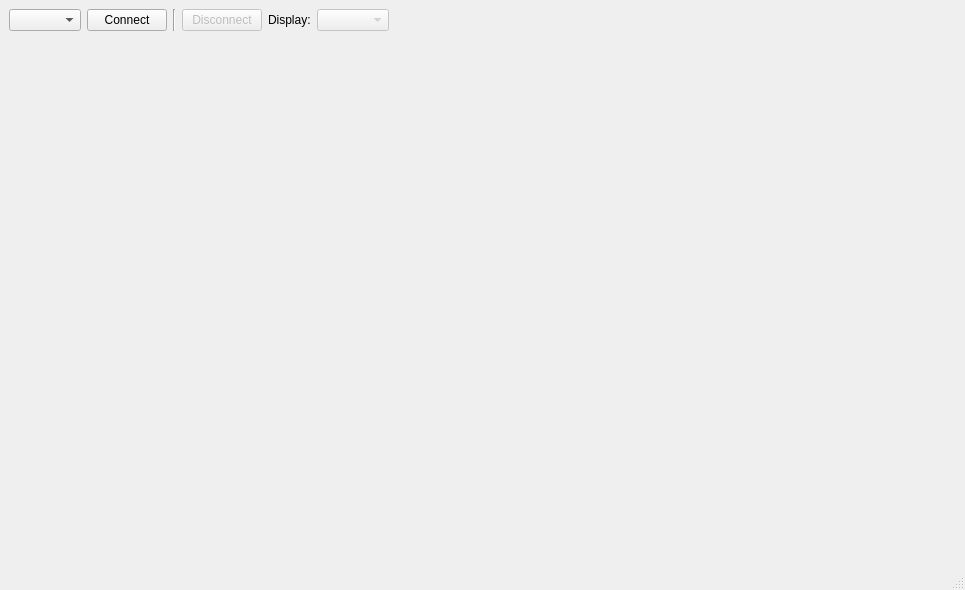
<?xml version="1.0" encoding="UTF-8"?>
<ui version="4.0">
 <class>MainWindow</class>
 <widget class="QMainWindow" name="MainWindow">
  <property name="geometry">
   <rect>
    <x>0</x>
    <y>0</y>
    <width>965</width>
    <height>590</height>
   </rect>
  </property>
  <property name="windowTitle">
   <string>MainWindow</string>
  </property>
  <widget class="QWidget" name="centralwidget">
   <property name="sizePolicy">
    <sizepolicy hsizetype="Preferred" vsizetype="Preferred">
     <horstretch>0</horstretch>
     <verstretch>0</verstretch>
    </sizepolicy>
   </property>
   <layout class="QVBoxLayout" name="verticalLayout">
    <item>
     <layout class="QHBoxLayout" name="horizontalLayout">
      <property name="sizeConstraint">
       <enum>QLayout::SetDefaultConstraint</enum>
      </property>
      <item>
       <widget class="QComboBox" name="cameraSelector"/>
      </item>
      <item>
       <widget class="QPushButton" name="connectButton">
        <property name="text">
         <string>Connect</string>
        </property>
       </widget>
      </item>
      <item>
       <widget class="Line" name="line">
        <property name="orientation">
         <enum>Qt::Vertical</enum>
        </property>
       </widget>
      </item>
      <item>
       <widget class="QPushButton" name="disconnectButton">
        <property name="enabled">
         <bool>false</bool>
        </property>
        <property name="text">
         <string>Disconnect</string>
        </property>
       </widget>
      </item>
      <item>
       <widget class="QLabel" name="label">
        <property name="text">
         <string>Display:</string>
        </property>
       </widget>
      </item>
      <item>
       <widget class="QComboBox" name="displaySelector">
        <property name="enabled">
         <bool>false</bool>
        </property>
       </widget>
      </item>
      <item>
       <spacer name="horizontalSpacer">
        <property name="orientation">
         <enum>Qt::Horizontal</enum>
        </property>
        <property name="sizeHint" stdset="0">
         <size>
          <width>40</width>
          <height>20</height>
         </size>
        </property>
       </spacer>
      </item>
     </layout>
    </item>
    <item>
     <layout class="QGridLayout" name="gridLayout">
      <item row="0" column="1">
       <spacer name="horizontalSpacer_2">
        <property name="orientation">
         <enum>Qt::Horizontal</enum>
        </property>
        <property name="sizeHint" stdset="0">
         <size>
          <width>40</width>
          <height>20</height>
         </size>
        </property>
       </spacer>
      </item>
      <item row="0" column="0">
       <widget class="ImageViewer" name="imageViewer" native="true">
        <property name="sizePolicy">
         <sizepolicy hsizetype="Preferred" vsizetype="Preferred">
          <horstretch>0</horstretch>
          <verstretch>0</verstretch>
         </sizepolicy>
        </property>
        <property name="minimumSize">
         <size>
          <width>100</width>
          <height>100</height>
         </size>
        </property>
       </widget>
      </item>
      <item row="1" column="0">
       <spacer name="verticalSpacer">
        <property name="orientation">
         <enum>Qt::Vertical</enum>
        </property>
        <property name="sizeHint" stdset="0">
         <size>
          <width>20</width>
          <height>40</height>
         </size>
        </property>
       </spacer>
      </item>
     </layout>
    </item>
   </layout>
  </widget>
  <widget class="QMenuBar" name="menubar">
   <property name="geometry">
    <rect>
     <x>0</x>
     <y>0</y>
     <width>965</width>
     <height>20</height>
    </rect>
   </property>
  </widget>
  <widget class="QStatusBar" name="statusbar"/>
 </widget>
 <customwidgets>
  <customwidget>
   <class>ImageViewer</class>
   <extends>QWidget</extends>
   <header>imageviewer.h</header>
   <container>1</container>
  </customwidget>
 </customwidgets>
 <resources/>
 <connections/>
</ui>
